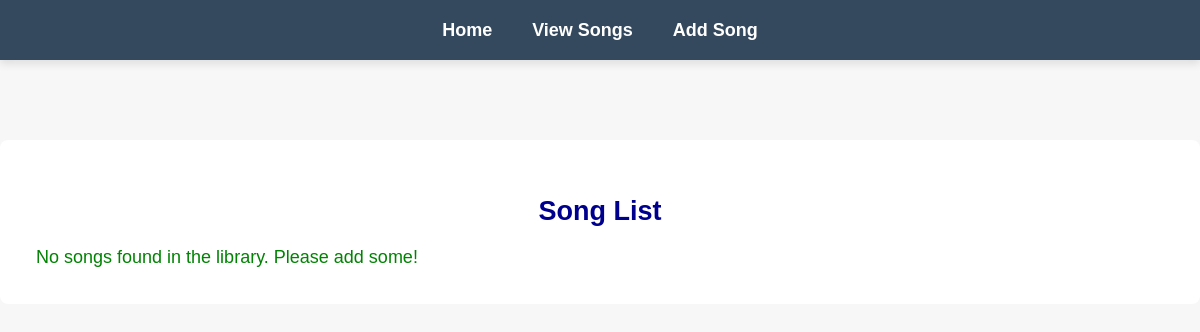
The app's page /view, older data.
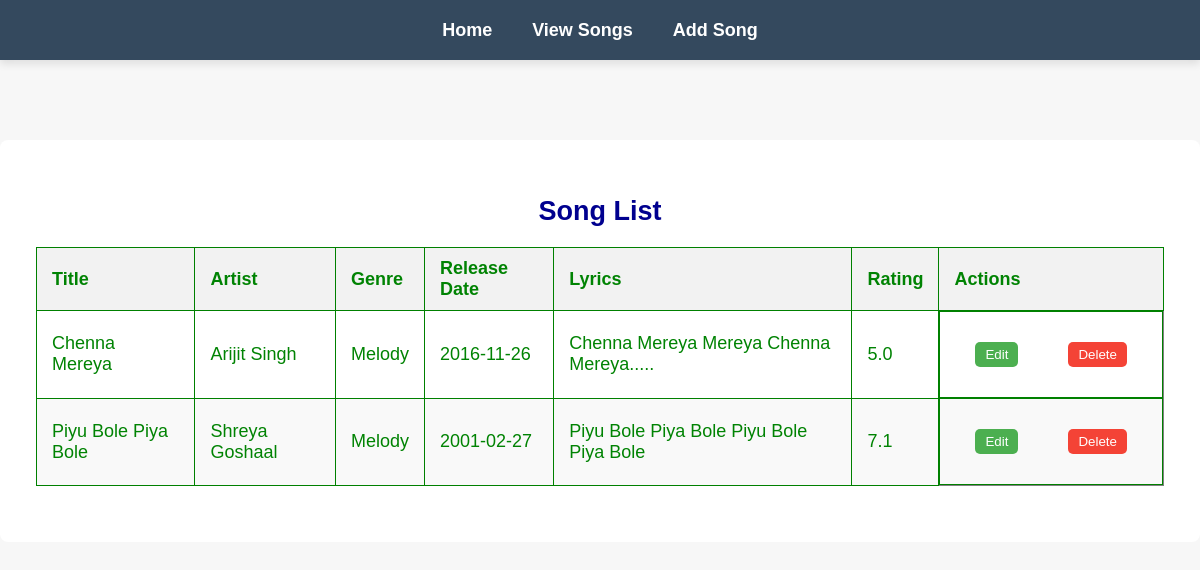
The same page, newer data.
### tables this page shows
CREATE TABLE songs (
                                id INTEGER PRIMARY KEY AUTOINCREMENT,
                                title TEXT,
                                artist_id INTEGER,
                                genre_id INTEGER,
                                release_date TEXT,
                                lyrics TEXT,
                                rating REAL,
                                FOREIGN KEY (artist_id) REFERENCES artists(id),
                                FOREIGN KEY (genre_id) REFERENCES genres(id));

CREATE TABLE artists (
                                id INTEGER PRIMARY KEY AUTOINCREMENT,
                                name TEXT UNIQUE);

CREATE TABLE genres (
                                id INTEGER PRIMARY KEY AUTOINCREMENT,
                                name TEXT UNIQUE);

### view.py (the view)
class ViewSongs(MethodView):
    def get(self):
        model = gbmodel.get_model()
        songs = [dict(title=row[0], artist=row[1], genre=row[2], release_date=row[3], lyrics=row[4], rating=row[5], id=row[6])
                 for row in model.get_all_songs()]
        return render_template('view.html', songs=songs)

### gbmodel/__init__.py (called while the page is built)
def get_model():
    return appmodel

### gbmodel/model_sqlite3.py (called while the page is built)
def get_db_connection():
    return sqlite3.connect(DB_FILE)

    def get_all_songs(self):
        connection = get_db_connection()
        cursor = connection.cursor()
        cursor.execute('''SELECT songs.title, artists.name AS artist, genres.name AS genre,
                          songs.release_date, songs.lyrics, songs.rating, songs.id
                          FROM songs
                          JOIN artists ON songs.artist_id = artists.id
                          JOIN genres ON songs.genre_id = genres.id''')
        songs = cursor.fetchall()
        cursor.close()
        connection.close()
        return songs

### templates/view.html
{% extends "layout.html" %}
{% block content %}
    <h2>Song List</h2>
    {% if songs %}
        <table border="1" cellpadding="10" cellspacing="0">
            <thead>
                <tr>
                    <th>Title</th>
                    <th>Artist</th>
                    <th>Genre</th>
                    <th>Release Date</th>
                    <th>Lyrics</th>
                    <th>Rating</th>
                    <th>Actions</th>
                </tr>
            </thead>
            <tbody>
                {% for song in songs %}
                    <tr>
                        <td>{{ song.title }}</td>
                        <td>{{ song.artist }}</td>
                        <td>{{ song.genre }}</td>
                        <td>{{ song.release_date }}</td>
                        <td>{{ song.lyrics }}</td>
                        <td>{{ song.rating }}</td>
                        <td class="action-cell">
    <form action="{{ url_for('update', song_id=song.id) }}" method="get" style="display:inline;">
        <button type="submit" class="edit-button">Edit</button>
    </form>
    <form action="{{ url_for('delete_song', song_id=song.id) }}" method="post" style="display:inline;">
        <button type="submit">Delete</button>
    </form>
</td>
                    </tr>
                {% endfor %}
            </tbody>
        </table>
    {% else %}
        <p>No songs found in the library. Please add some!</p>
    {% endif %}
{% endblock %}

### templates/layout.html (shortened to what this page needs)
<!doctype html>
<html lang="en">
<head>
    <link rel="stylesheet" type="text/css" href="{{ url_for('static', filename='style.css') }}">
</head>
<body>
   <nav>
    <ul class="navbar">
        <li><a href="{{ url_for('index') }}">Home</a></li>
        <li><a href="{{ url_for('view_songs') }}">View Songs</a></li>
        <li><a href="{{ url_for('sign') }}">Add Song</a></li>
    </ul>
</nav>
    <div class="page">
        {% block content %}{% endblock %}
    </div>
</body>
</html>

### static/style.css (style rules this page uses)
body { font-family: "Helvetica", sans-serif; font-size: 18px; color: #008303; margin: 0; padding: 0; background-color: #f7f7f7; }
a, h1, h2 { color: #00008F; margin: 20px auto; text-align: center; }
.page { margin: 0 auto; padding: 2em; width: 100%; max-width: none; background-color: #fff; border-radius: 8px; }
form { display: flex; flex-direction: column; gap: 15px; padding: 20px; border-radius: 8px; }
table { width: 100%; border-collapse: collapse; margin: 20px 0; }
th, td { padding: 10px 15px; text-align: left; border: 1px solid green; }
th { background-color: #f2f2f2; }
tr:nth-child(even) { background-color: #f9f9f9; }
.action-cell { display: flex; justify-content: center; align-items: center; gap: 10px; }
button { background-color: #f44336; color: white; padding: 5px 10px; border: none; border-radius: 5px; cursor: pointer; }
.edit-button { background-color: #4CAF50; }
* { margin: 0; padding: 0; box-sizing: border-box; }
.navbar { background-color: #34495e; height: 60px; display: flex; justify-content: center; align-items: center; box-shadow: 0 4px 8px rgba(0, 0, 0, 0.1); }
.navbar li { display: inline; }
.navbar li a { color: white; text-align: center; padding: 15px 20px; text-decoration: none; font-size: 18px; font-weight: bold; transition: background-color 0.3s, color 0.3s; }
.page { margin-top: 80px; }

Row changes from the older to the newer data that the page shows:
added songs: title "Chenna Mereya", artist "Arijit Singh", genre "Melody", release_date "2016-11-26", lyrics "Chenna Mereya Mereya Chenna Mereya.....", rating "5.0"
added songs: title "Piyu Bole Piya Bole", artist "Shreya Goshaal", genre "Melody", release_date "2001-02-27", lyrics "Piyu Bole Piya Bole Piyu Bole Piya Bole", rating "7.1"
Text that changed along with them:
text no longer shown: "No songs found in the library. Please add some!"
text now shown: "Title Artist Genre Release Date Lyrics Rating Actions"
